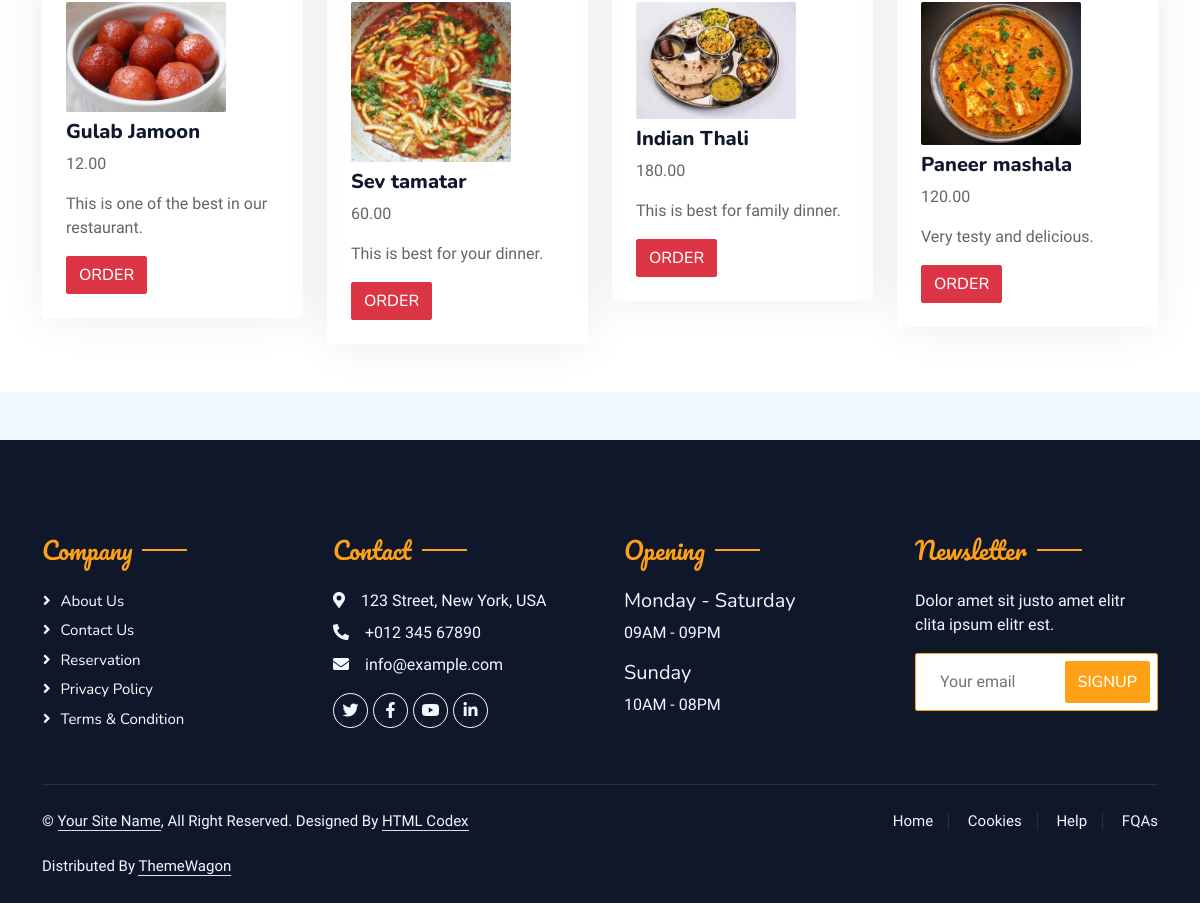
The app's page / (lower part), older data.
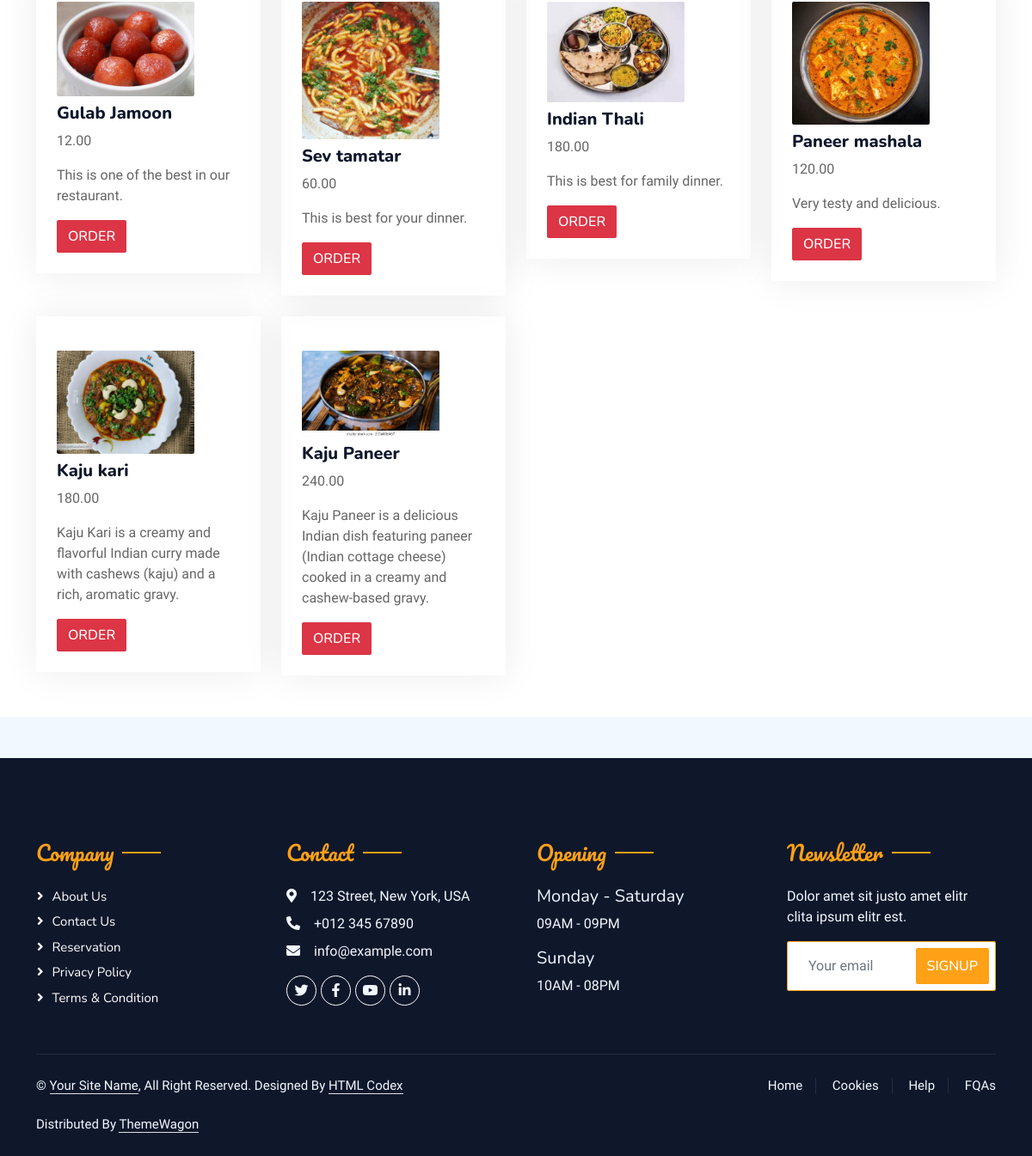
The same page, newer data.
### menu/models.py (models this page shows, shortened)
class Menu(models.Model):
    restaurant = models.ForeignKey(Restaurant, on_delete=models.CASCADE)  # ForeignKey to Restaurant
    name = models.CharField(max_length=255)
    description = models.TextField()
    type = models.CharField(max_length=255)
    price = models.DecimalField(max_digits=10, decimal_places=2)
    img1 = models.ImageField(upload_to='menu_images/', null=True, blank=True)

### user/views.py (the view)
# urls.py: 2. Add a URL to urlpatterns:  path('', views.home, name='home')
def home(request):
    menu = Menu.objects.all()
    context = {
        'menus':menu
    }
    return render(request, 'home.html', context)

### templates/home.html (shortened to what this page needs)
{% extends 'base.html' %}
{% block content %}
{% load static %}
<div class="container-xxl bg-white p-0">
    <div class="container-xxl py-5">
        <div class="container">
            <div class="row g-4">
                {% for menu in menus %}
                    <div class="col-lg-3 col-sm-6 wow fadeInUp" data-wow-delay="0.1s">
                        <div class="service-item rounded pt-3">
                            <div class="p-4">
                                <img class="img-fluid rounded w-75 wow zoomIn" data-wow-delay="0.3s" src="{{menu.img1.url}}" alt="">
                                <h5 class="mt-2">{{menu.name}}</h5>
                                <p>{{menu.price}}</p>
                                <p>{{menu.description}}</p>
                                <a href="#" class="btn btn-danger">Order</a>
                            </div>
                        </div>
                    </div>
                {% endfor %}
            </div>
        </div>
    </div>
</div>
{% endblock content %}

Row changes from the older to the newer data that the page shows:
added Menu: img1 (picture), name "Kaju kari", price "180.00", description "Kaju Kari is a creamy and flavorful Indian curry made with cashews (kaju) and a rich, aromatic gravy."
added Menu: img1 (picture), name "Kaju Paneer", price "240.00", description "Kaju Paneer is a delicious Indian dish featuring paneer (Indian cottage cheese) cooked in a creamy and cashew-based gravy."
